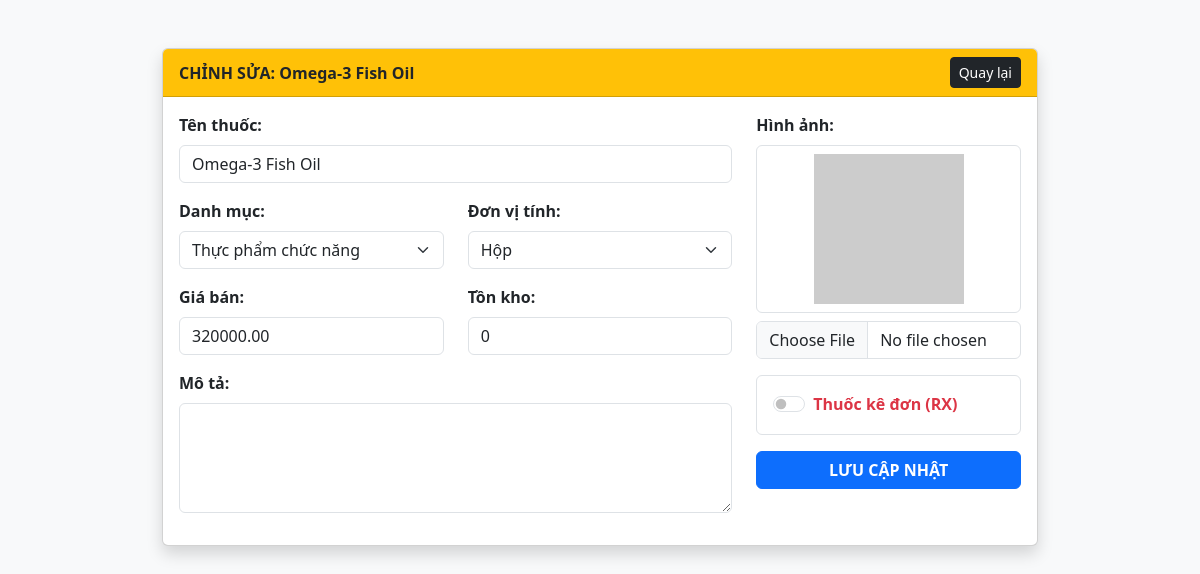
Page /editproduct.php?id=2 on the committed database.
### tables this page shows
CREATE TABLE `products` (
  `product_id` int(11) NOT NULL,
  `category_id` int(11) DEFAULT NULL,
  `name` varchar(255) NOT NULL,
  `slug` varchar(255) NOT NULL,
  `meta_title` varchar(255) DEFAULT NULL,
  `meta_description` varchar(500) DEFAULT NULL,
  `price` decimal(10,2) NOT NULL,
  `stock_quantity` int(11) DEFAULT 0,
  `is_prescription` tinyint(1) DEFAULT 0,
  `unit` varchar(50) DEFAULT NULL,
  `description` text DEFAULT NULL,
  `image_url` varchar(255) DEFAULT NULL,
  `created_at` timestamp NOT NULL DEFAULT current_timestamp()
);

### templates/editproduct.html.php (the view, shortened to what this page needs)
<!DOCTYPE html>
<html lang="vi">
<head>
    <link href="https://cdn.jsdelivr.net/npm/bootstrap@5.3.0/dist/css/bootstrap.min.css" rel="stylesheet">
</head>
<body class="bg-light">
<div class="container mt-5" style="max-width: 900px;">
    <div class="card shadow">
        <div class="card-header bg-warning text-dark fw-bold d-flex justify-content-between align-items-center">
            <span>CHỈNH SỬA: <?php echo $product['name']; ?></span>
            <a href="admin.php" class="btn btn-sm btn-dark">Quay lại</a>
        </div>
        <div class="card-body">
            <form action="" method="POST" enctype="multipart/form-data">
                <div class="row">
                    <div class="col-md-8">
                        <div class="mb-3">
                            <label class="form-label fw-bold">Tên thuốc:</label>
                            <input type="text" name="name" class="form-control" value="<?php echo $product['name']; ?>" required>
                        </div>
                        <div class="row">
                            <div class="col-md-6 mb-3">
                                <label class="form-label fw-bold">Danh mục:</label>
                                <select name="category_id" class="form-select">
                                    <option value="2" <?php if($product['category_id'] == 2) echo 'selected'; ?>>Thực phẩm chức năng</option>
                                </select>
                            </div>
                            <div class="col-md-6 mb-3">
                                <label class="form-label fw-bold">Đơn vị tính:</label>
                                <select name="unit" class="form-select">
                                    <option value="Hộp" <?php if($product['unit'] == 'Hộp') echo 'selected'; ?>>Hộp</option>
                                </select>
                            </div>
                        </div>
                        <div class="row">
                            <div class="col-md-6 mb-3">
                                <label class="form-label fw-bold">Giá bán:</label>
                                <input type="number" name="price" class="form-control" value="<?php echo $product['price']; ?>" required>
                            </div>
                            <div class="col-md-6 mb-3">
                                <label class="form-label fw-bold">Tồn kho:</label>
                                <input type="number" name="stock" class="form-control" value="<?php echo $product['stock_quantity']; ?>">
                            </div>
                        </div>
                        <div class="mb-3">
                            <label class="form-label fw-bold">Mô tả:</label>
                            <textarea name="description" class="form-control" rows="4"><?php echo $product['description']; ?></textarea>
                        </div>
                    </div>
                    <div class="col-md-4">
                        <div class="mb-3">
                            <label class="form-label fw-bold">Hình ảnh:</label>
                            <div class="mb-2 text-center border rounded p-2 bg-white">
                                <img id="preview" src="uploads/<?php echo $product['image_url']; ?>"
                                     onerror="this.src='https://via.placeholder.com/150'"
                                     style="max-width: 100%; height: 150px; object-fit: contain;">
                            </div>
                            <input type="file" name="product_image" class="form-control" onchange="previewImage(this)">
                        </div>
                        <div class="mb-3 border p-3 rounded bg-white">
                            <div class="form-check form-switch">
                                <input class="form-check-input" type="checkbox" name="is_prescription" value="1" id="rxCheck"
                                    <?php if($product['is_prescription'] == 1) echo 'checked'; ?>>
                                <label class="form-check-label fw-bold text-danger" for="rxCheck">Thuốc kê đơn (RX)</label>
                            </div>
                        </div>
                        <div class="d-grid gap-2">
                            <button type="submit" name="btn_update" class="btn btn-primary fw-bold">LƯU CẬP NHẬT</button>
                        </div>
                    </div>
                </div>
            </form>
        </div>
    </div>
</div>
</body>
</html>

### rows in the picture
products: name "Omega-3 Fish Oil", category_id "Thực phẩm chức năng", price "320000.00", stock "0"
